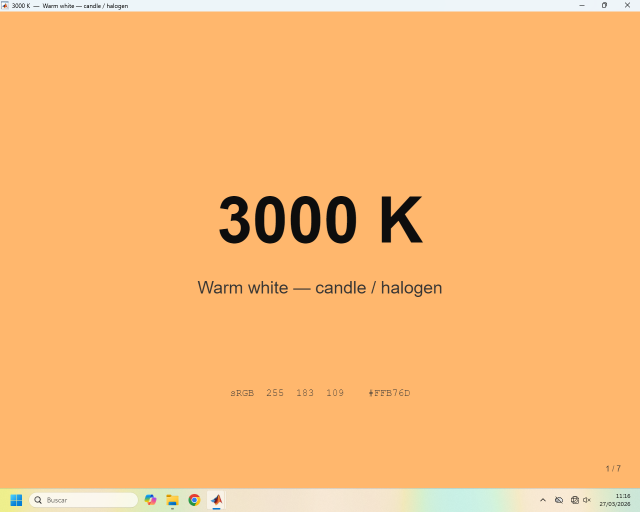
%> input picture Matlab_imagenes/Practica/3000k.png, 1280 x 1024 px (shown at 1/2 size)
$ octave color.m   (GNU Octave 9; MATLAB toolbox functions it lacks are replaced by stand-ins)
%> lines starting %> are read from the running program, lines starting %| are printed output that depends on the picture
% =========================================================
%  White Light Spectra — 3000 K to 6000 K
%  One full-screen solid-colour figure per temperature,
%  designed for camera colour-temperature measurement.
%
%  Usage:
%    Run the script. Each figure fills the screen with the
%    computed sRGB colour for that CCT. Point your camera
%    at the screen, set exposure manually, and read the
%    colour temperature from the camera's white-balance
%    meter or via a colorimeter / RAW histogram.
%
%  Tip: disable f.lux / Night Shift / True Tone before
%  measuring — they shift the display's white point.
% =========================================================

clear; clc; close all;

% --- Constants ---
h  = 6.626e-34;   % Planck constant  [J·s]
c  = 2.998e8;     % Speed of light   [m/s]
kB = 1.381e-23;   % Boltzmann        [J/K]

% --- Wavelength range (visible: 380–780 nm) ---
lambda_nm = (380:1:780)';
lambda_m  = lambda_nm * 1e-9;

% --- Color temperatures ---
temperatures = 3000:500:6000;   % [K]
nT = numel(temperatures);

% --- CIE 1931 2° CMFs (analytic Gaussian approximation) ---
cmf_x = xbar_fn(lambda_nm);
cmf_y = ybar_fn(lambda_nm);
cmf_z = zbar_fn(lambda_nm);

% --- XYZ → linear sRGB matrix (D65) ---
M_xyz2rgb = [ 3.2406  -1.5372  -0.4986;
             -0.9689   1.8758   0.0415;
              0.0557  -0.2040   1.0570];

% --- Planck spectral radiance ---
planck = @(lam, T) (2*h*c^2) ./ (lam.^5) ./ (exp(h*c./(lam*kB*T)) - 1);

% =========================================================
%  Pre-compute sRGB for all temperatures
% =========================================================
rgb_values = zeros(nT, 3);

for i = 1:nT
    T = temperatures(i);
    B      = planck(lambda_m, T);
    B_norm = B / max(B);

    X = trapz(lambda_nm, B_norm .* cmf_x);
    Y = trapz(lambda_nm, B_norm .* cmf_y);
    Z = trapz(lambda_nm, B_norm .* cmf_z);

    rgb_lin = M_xyz2rgb * [X; Y; Z];
    rgb_lin = max(rgb_lin, 0);
    rgb_lin = rgb_lin / max(rgb_lin);           % normalise luminance

    rgb_gamma = min(rgb_lin .^ (1/2.2), 1);    % sRGB gamma
    rgb_values(i,:) = rgb_gamma';
end

% =========================================================
%  Console summary
% =========================================================
fprintf('\n%-10s  %-8s  %-8s  %-8s  %-7s  %-7s  %-7s  %s\n', ...
        'Temp (K)', 'R', 'G', 'B', 'R(255)', 'G(255)', 'B(255)', 'Description');
fprintf('%s\n', repmat('-', 1, 78));
for i = 1:nT
    r = rgb_values(i,1); g = rgb_values(i,2); b = rgb_values(i,3);
    fprintf('%-10d  %-8.4f  %-8.4f  %-8.4f  %-7d  %-7d  %-7d  %s\n', ...
        temperatures(i), r, g, b, ...
        round(r*255), round(g*255), round(b*255), ...
        cct_name(temperatures(i)));
end
fprintf('\n');

% =========================================================
%  One full-screen figure per temperature
% =========================================================
screen = get(0, 'ScreenSize');   % [left bottom width height]
sw = screen(3);
sh = screen(4);

for i = 1:nT
    T   = temperatures(i);
    rgb = rgb_values(i,:);
    lum = 0.299*rgb(1) + 0.587*rgb(2) + 0.114*rgb(3);

    % Label colour that contrasts with background
    if lum > 0.45
        txt_col  = [0.05 0.05 0.05];
        info_col = [0.20 0.20 0.20];
    else
        txt_col  = [0.95 0.95 0.95];
        info_col = [0.75 0.75 0.75];
    end

    % ---- Create figure ----
    fig = figure( ...
        'Name',        sprintf('%d K  —  %s', T, cct_name(T)), ...
        'NumberTitle', 'off', ...
        'Color',       rgb, ...
        'MenuBar',     'none', ...
        'ToolBar',     'none', ...
        'Position',    [0, 0, sw, sh], ...
        'WindowState', 'maximized');

    % Full-window invisible axes
    ax = axes('Parent',   fig, ...
              'Position', [0 0 1 1], ...
              'Color',    rgb, ...
              'XColor',   'none', ...
              'YColor',   'none', ...
              'XLim',     [0 1], ...
              'YLim',     [0 1]);
    hold(ax, 'on');

    % ---- Temperature label (large, centred) ----
    text(0.5, 0.56, sprintf('%d K', T), ...
         'Parent',              ax, ...
         'HorizontalAlignment', 'center', ...
         'VerticalAlignment',   'middle', ...
         'FontSize',            96, ...
         'FontWeight',          'bold', ...
         'Color',               txt_col);

    % ---- Description ----
    text(0.5, 0.42, cct_name(T), ...
         'Parent',              ax, ...
         'HorizontalAlignment', 'center', ...
         'VerticalAlignment',   'middle', ...
         'FontSize',            26, ...
         'Color',               info_col);

    % ---- sRGB values and hex code ----
    hex_str = sprintf('#%02X%02X%02X', ...
        round(rgb(1)*255), round(rgb(2)*255), round(rgb(3)*255));
    rgb_str = sprintf('sRGB  %d  %d  %d    %s', ...
        round(rgb(1)*255), round(rgb(2)*255), round(rgb(3)*255), hex_str);

    text(0.5, 0.20, rgb_str, ...
         'Parent',              ax, ...
         'HorizontalAlignment', 'center', ...
         'VerticalAlignment',   'middle', ...
         'FontSize',            15, ...
         'FontName',            'Courier New', ...
         'Color',               info_col);

    % ---- Progress indicator ----
    text(0.97, 0.03, sprintf('%d / %d', i, nT), ...
         'Parent',              ax, ...
         'HorizontalAlignment', 'right', ...
         'VerticalAlignment',   'bottom', ...
         'FontSize',            12, ...
         'Color',               info_col);

    drawnow;
end
%> this loop made 7 passes
%> pass 1, `text(0.97, 0.03, sprintf('%d / %d', i, nT), 'Parent',              ax,..`:
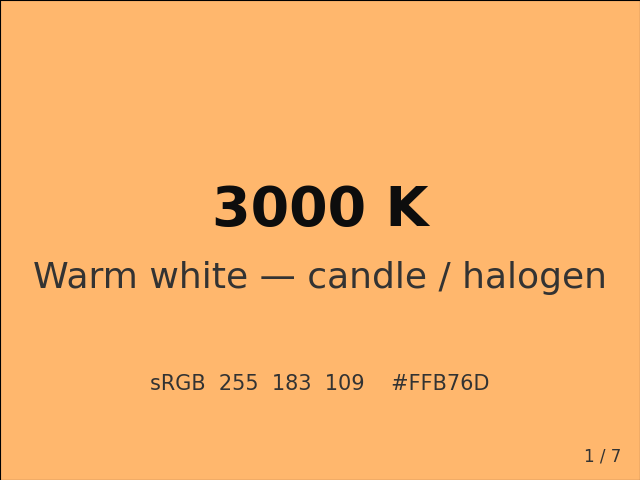
%> figure redrawn from the program's plot data
%> pass 2, `text(0.97, 0.03, sprintf('%d / %d', i, nT), 'Parent',              ax,..`:
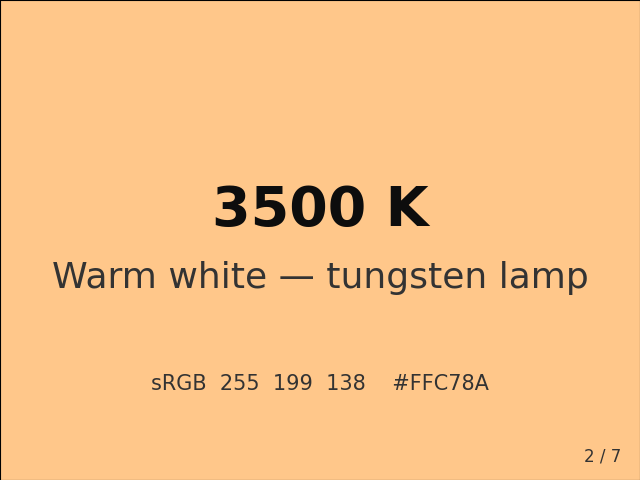
%> figure redrawn from the program's plot data

fprintf('All %d colour-temperature figures are open.\n', nT);

% =========================================================
%  HELPER FUNCTIONS
% =========================================================

function y = gauss(x, mu, sig1, sig2)
    y = zeros(size(x));
    lo = x < mu;
    y( lo) = exp(-0.5*((x( lo)-mu)/sig1).^2);
    y(~lo) = exp(-0.5*((x(~lo)-mu)/sig2).^2);
end

function v = xbar_fn(l)
    v = 1.056*gauss(l,599.8,37.9,31.0) ...
      + 0.362*gauss(l,442.0,16.0,26.7) ...
      - 0.065*gauss(l,501.1,20.4,26.2);
end

function v = ybar_fn(l)
    v = 0.821*gauss(l,568.8,46.9,40.5) ...
      + 0.286*gauss(l,530.9,16.3,31.1);
end

function v = zbar_fn(l)
    v = 1.217*gauss(l,437.0,11.8,36.0) ...
      + 0.681*gauss(l,459.0,26.0,13.8);
end

function name = cct_name(T)
    if     T <= 3000, name = 'Warm white — candle / halogen';
    elseif T <= 3500, name = 'Warm white — tungsten lamp';
    elseif T <= 4000, name = 'Warm neutral white';
    elseif T <= 4500, name = 'Neutral white';
    elseif T <= 5000, name = 'Cool white';
    elseif T <= 5500, name = 'Bright cool white';
    else,             name = 'Daylight (D65 approx.)';
    end
end

i1 = imread('3000k.png');
%> i1 is the input picture: size 1024x1280x3 uint8; mean R, G, B 249.5, 183.8, 115
%> (the run ends here)
